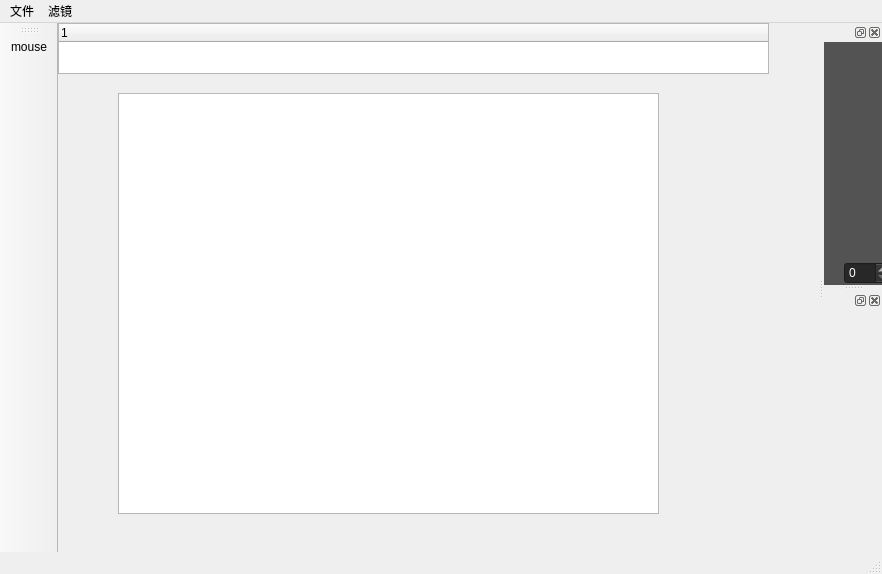
<?xml version="1.0" encoding="UTF-8"?>
<ui version="4.0">
 <class>MainWindow</class>
 <widget class="QMainWindow" name="MainWindow">
  <property name="geometry">
   <rect>
    <x>0</x>
    <y>0</y>
    <width>882</width>
    <height>574</height>
   </rect>
  </property>
  <property name="windowTitle">
   <string>MainWindow</string>
  </property>
  <widget class="QWidget" name="centralwidget">
   <widget class="QGraphicsView" name="graphicsView">
    <property name="geometry">
     <rect>
      <x>60</x>
      <y>70</y>
      <width>541</width>
      <height>421</height>
     </rect>
    </property>
   </widget>
   <widget class="QTreeWidget" name="treeWidget">
    <property name="geometry">
     <rect>
      <x>0</x>
      <y>0</y>
      <width>711</width>
      <height>51</height>
     </rect>
    </property>
    <column>
     <property name="text">
      <string notr="true">1</string>
     </property>
    </column>
   </widget>
  </widget>
  <widget class="QMenuBar" name="menubar">
   <property name="geometry">
    <rect>
     <x>0</x>
     <y>0</y>
     <width>882</width>
     <height>26</height>
    </rect>
   </property>
   <widget class="QMenu" name="menu">
    <property name="title">
     <string>文件</string>
    </property>
    <addaction name="actionopen"/>
    <addaction name="actionsave"/>
   </widget>
   <widget class="QMenu" name="menu_2">
    <property name="title">
     <string>滤镜</string>
    </property>
    <widget class="QMenu" name="menumohu">
     <property name="title">
      <string>mohu</string>
     </property>
     <addaction name="actiongaosi"/>
     <addaction name="actionjunzhi"/>
    </widget>
    <addaction name="menumohu"/>
    <addaction name="actionpinghua"/>
   </widget>
   <addaction name="menu"/>
   <addaction name="menu_2"/>
  </widget>
  <widget class="QStatusBar" name="statusbar"/>
  <widget class="QToolBar" name="toolBar">
   <property name="windowTitle">
    <string>toolBar</string>
   </property>
   <attribute name="toolBarArea">
    <enum>LeftToolBarArea</enum>
   </attribute>
   <attribute name="toolBarBreak">
    <bool>false</bool>
   </attribute>
   <addaction name="action_tool_mouse"/>
  </widget>
  <widget class="QDockWidget" name="dockWidget_3">
   <property name="styleSheet">
    <string notr="true">QDockWidget QWidget {
    background-color: #535353;
}
QDockWidget::title {
    color: #ffffff; /* 设置文字颜色为白色 */
}
</string>
   </property>
   <attribute name="dockWidgetArea">
    <number>2</number>
   </attribute>
   <widget class="QWidget" name="dockWidgetContents_4">
    <widget class="QSpinBox" name="spinBox">
     <property name="geometry">
      <rect>
       <x>20</x>
       <y>220</y>
       <width>46</width>
       <height>22</height>
      </rect>
     </property>
     <property name="styleSheet">
      <string notr="true">background-color: #282828;
color: #FFFFFF; /* 文本颜色 */</string>
     </property>
    </widget>
   </widget>
  </widget>
  <widget class="QDockWidget" name="dockWidget_4">
   <attribute name="dockWidgetArea">
    <number>2</number>
   </attribute>
   <widget class="QWidget" name="dockWidgetContents_5"/>
  </widget>
  <action name="actionopen">
   <property name="text">
    <string>open</string>
   </property>
  </action>
  <action name="actionsave">
   <property name="text">
    <string>save</string>
   </property>
  </action>
  <action name="actionpinghua">
   <property name="text">
    <string>pinghua</string>
   </property>
  </action>
  <action name="action_tool_mouse">
   <property name="text">
    <string>mouse</string>
   </property>
  </action>
  <action name="actiongaosi">
   <property name="text">
    <string>gaosi</string>
   </property>
  </action>
  <action name="actionjunzhi">
   <property name="text">
    <string>junzhi</string>
   </property>
  </action>
 </widget>
 <resources/>
 <connections/>
</ui>
